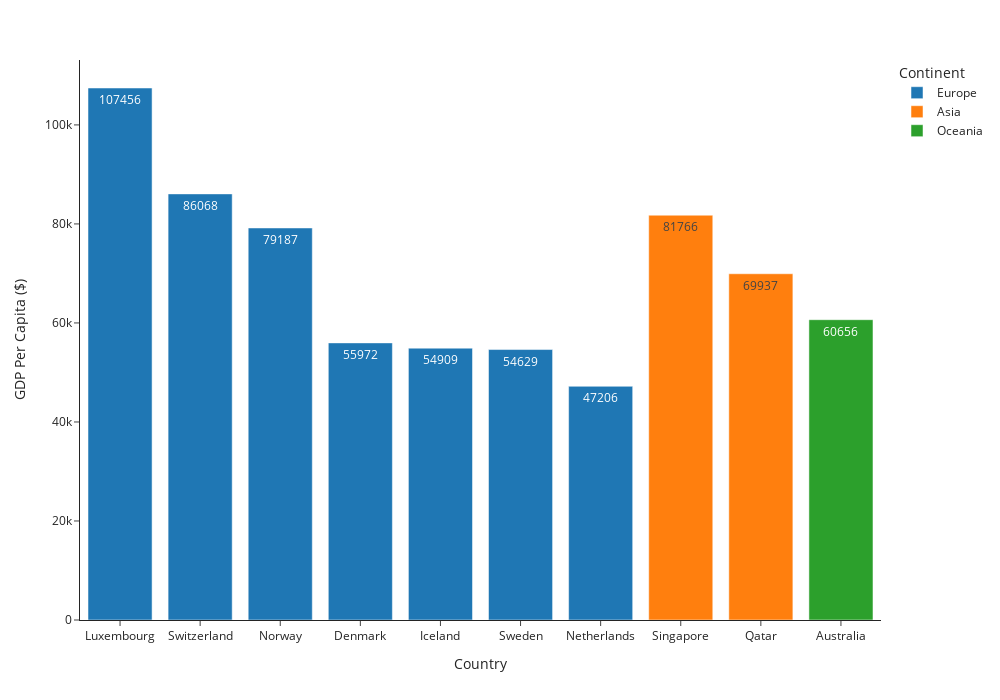

Here is the notebook cell this chart was saved with:
### Code cell
import plotly.io as pi
fig = px.bar(final_df_2[final_df_2['Year'] == 2015].sort_values('gdp',ascending=False).head(10),x='Country', y='gdp',
        color='Continent',template='simple_white', width=1000, height=700, text='gdp',
        labels={'gdp':'GDP Per Capita ($)'})
fig

### Figure 1 — Plotly figure (JSON) as saved in the notebook; plotly's stock layout.template omitted (floating-point values rounded to 4 significant figures)
{"data": [{"alignmentgroup": "True", "hovertemplate": "Continent=Europe<br>Country=%{x}<br>GDP Per Capita ($)=%{text}<extra></extra>", "legendgroup": "Europe", "marker": {"color": "#1F77B4", "pattern": {"shape": ""}}, "name": "Europe", "offsetgroup": "Europe", "orientation": "v", "showlegend": true, "text": [107456, 86068, 79187, 55972, 54909, 54629, 47206], "textposition": "auto", "type": "bar", "x": ["Luxembourg", "Switzerland", "Norway", "Denmark", "Iceland", "Sweden", "Netherlands"], "xaxis": "x", "y": [107456, 86068, 79187, 55972, 54909, 54629, 47206], "yaxis": "y"}, {"alignmentgroup": "True", "hovertemplate": "Continent=Asia<br>Country=%{x}<br>GDP Per Capita ($)=%{text}<extra></extra>", "legendgroup": "Asia", "marker": {"color": "#FF7F0E", "pattern": {"shape": ""}}, "name": "Asia", "offsetgroup": "Asia", "orientation": "v", "showlegend": true, "text": [81766, 69937], "textposition": "auto", "type": "bar", "x": ["Singapore", "Qatar"], "xaxis": "x", "y": [81766, 69937], "yaxis": "y"}, {"alignmentgroup": "True", "hovertemplate": "Continent=Oceania<br>Country=%{x}<br>GDP Per Capita ($)=%{text}<extra></extra>", "legendgroup": "Oceania", "marker": {"color": "#2CA02C", "pattern": {"shape": ""}}, "name": "Oceania", "offsetgroup": "Oceania", "orientation": "v", "showlegend": true, "text": [60656], "textposition": "auto", "type": "bar", "x": ["Australia"], "xaxis": "x", "y": [60656], "yaxis": "y"}], "layout": {"barmode": "relative", "height": 700, "legend": {"title": {"text": "Continent"}, "tracegroupgap": 0}, "margin": {"t": 60}, "width": 1000, "xaxis": {"anchor": "y", "domain": [0, 1], "title": {"text": "Country"}}, "yaxis": {"anchor": "x", "domain": [0, 1], "title": {"text": "GDP Per Capita ($)"}}}}
